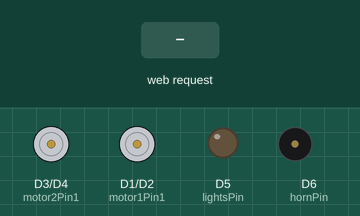
The sketch below on a simulated ESP8266 (NodeMCU). Shown: motor-driver pin pairs drawn as motors (green arrow = first pin HIGH = forward, orange = second pin HIGH = backward, longer = more drive), output pins drawn as LEDs (lit = HIGH), buzzer (waves = sounding, pin HIGH). The inputs (shaded band) are chosen by the test bench. WiFi joins after 1.5 s; servers stay silent unless stated; what the sketch prints to the serial monitor is not drawn.

Above: at 3.2 s.
3.3 s: HTTP request GET /FORWARD received
At 4.5 s:
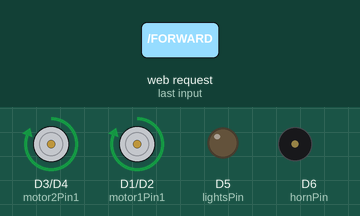
4.8 s: HTTP request GET /BACKWARD received
At 5.6 s:
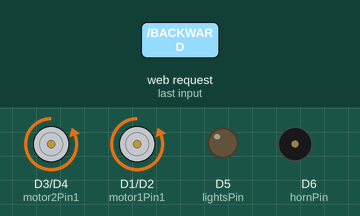
6.3 s: HTTP request GET /LEFT received
At 6.8 s:
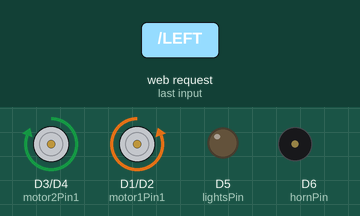
7.8 s: HTTP request GET /RIGHT received
At 9.0 s:
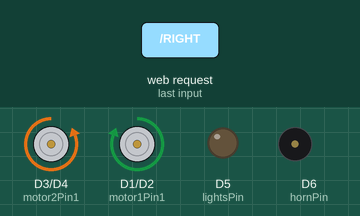
9.3 s: HTTP request GET /LIGHTS_ON received
At 10.2 s:
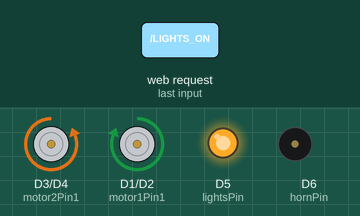
10.8 s: HTTP request GET /STOP received
At 11.4 s:
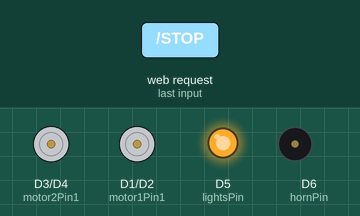
Timing chart, 0 to 13.3 s (numbered marks = the images above; inputs shaded):
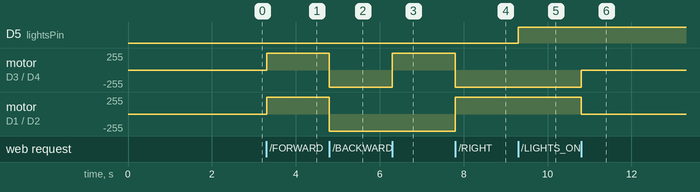

The sketch:

Esp8366_wifi_car_code.ino
```cpp
#include <ESP8266WiFi.h>
#include <Servo.h>

// WiFi credentials
const char* ssid = "Jsmakers";
const char* password = "Jsmakers15";

// Motor pins
const int motor1Pin1 = D1;
const int motor1Pin2 = D2;
const int motor2Pin1 = D3;
const int motor2Pin2 = D4;

// Lights, horn
const int lightsPin = D5;
const int hornPin = D6;

WiFiServer server(80);

Servo myServo;

bool motorRunning = false;

void setup() {
  Serial.begin(9600);

  pinMode(motor1Pin1, OUTPUT);
  pinMode(motor1Pin2, OUTPUT);
  pinMode(motor2Pin1, OUTPUT);
  pinMode(motor2Pin2, OUTPUT);
  pinMode(lightsPin, OUTPUT);
  pinMode(hornPin, OUTPUT);

  WiFi.begin(ssid, password);

  while (WiFi.status() != WL_CONNECTED) {
    delay(1000);
    Serial.println("Connecting to WiFi...");
  }
  Serial.println();
  Serial.println("Connected to WiFi");
  server.begin();
  Serial.println(WiFi.localIP());
}

void loop() {
  manualControl();
}

void manualControl() {
  WiFiClient client = server.available();

  if (client) {
    String request = client.readStringUntil('\r');
    client.flush();

    if (request.indexOf("/FORWARD") != -1) {
      moveForward();
    } else if (request.indexOf("/BACKWARD") != -1) {
      moveBackward();
    } else if (request.indexOf("/LEFT") != -1) {
      turnLeft();
    } else if (request.indexOf("/RIGHT") != -1) {
      turnRight();
    } else if (request.indexOf("/STOP") != -1) {
      stopCar();
    } else if (request.indexOf("/LIGHTS_ON") != -1) {
      lightsOn();
    } else if (request.indexOf("/LIGHTS_OFF") != -1) {
      lightsOff();
    } else if (request.indexOf("/HORN_ON") != -1) {
      hornOn();
    } else if (request.indexOf("/HORN_OFF") != -1) {
      hornOff();
    }

    client.println("HTTP/1.1 200 OK");
    client.println("Content-Type: text/html");
    client.println("");
    client.println("<!DOCTYPE HTML>");
    client.println("<html>");
    client.println("<head>");
    client.println("<title>JS MAKER'S CAR CONTROLLER</title>");
    client.println("<style>");
    client.println("body { font-family: Arial, sans-serif; text-align: center; }");
    client.println("h1 { color: #333; }");
    client.println(".button { background-color: #4CAF50; border: none; color: white; padding: 15px 32px; text-align: center; text-decoration: none; display: inline-block; font-size: 16px; margin: 4px 2px; cursor: pointer; border-radius: 12px; }");
    client.println(".button-stop { background-color: #f44336; }");
    client.println(".button-container { display: flex; justify-content: center; align-items: center; flex-wrap: wrap; max-width: 600px; margin: 0 auto; }");
    client.println(".button-container div { flex: 1; min-width: 100px; margin: 5px; }");
    client.println("</style>");
    client.println("</head>");
    client.println("<body>");
    client.println("<h1>JS MAKER'S CAR CONTROLLER</h1>");
    client.println("<div class=\"button-container\">");
    client.println("<div><a href=\"/FORWARD\" class=\"button\">Forward</a></div>");
    client.println("<div><a href=\"/BACKWARD\" class=\"button\">Backward</a></div>");
    client.println("<div><a href=\"/LEFT\" class=\"button\">Left</a></div>");
    client.println("<div><a href=\"/RIGHT\" class=\"button\">Right</a></div>");
    client.println("<div><a href=\"/STOP\" class=\"button button-stop\">Stop</a></div>");
    client.println("<div><a href=\"/LIGHTS_ON\" class=\"button\">Lights On</a></div>");
    client.println("<div><a href=\"/LIGHTS_OFF\" class=\"button\">Lights Off</a></div>");
    client.println("<div><a href=\"/HORN_ON\" class=\"button\">Horn On</a></div>");
    client.println("<div><a href=\"/HORN_OFF\" class=\"button\">Horn Off</a></div>");
    client.println("</div>");
    client.println("</body>");
    client.println("</html>");
    delay(1);
  }
}

void moveForward() {
  digitalWrite(motor1Pin1, HIGH);
  digitalWrite(motor1Pin2, LOW);
  digitalWrite(motor2Pin1, HIGH);
  digitalWrite(motor2Pin2, LOW);
}

void moveBackward() {
  digitalWrite(motor1Pin1, LOW);
  digitalWrite(motor1Pin2, HIGH);
  digitalWrite(motor2Pin1, LOW);
  digitalWrite(motor2Pin2, HIGH);
}

void turnLeft() {
  digitalWrite(motor1Pin1, LOW);
  digitalWrite(motor1Pin2, HIGH);
  digitalWrite(motor2Pin1, HIGH);
  digitalWrite(motor2Pin2, LOW);
}

void turnRight() {
  digitalWrite(motor1Pin1, HIGH);
  digitalWrite(motor1Pin2, LOW);
  digitalWrite(motor2Pin1, LOW);
  digitalWrite(motor2Pin2, HIGH);
}

void stopCar() {
  digitalWrite(motor1Pin1, LOW);
  digitalWrite(motor1Pin2, LOW);
  digitalWrite(motor2Pin1, LOW);
  digitalWrite(motor2Pin2, LOW);
}

void lightsOn() {
  digitalWrite(lightsPin, HIGH);
}

void lightsOff() {
  digitalWrite(lightsPin, LOW);
}

void hornOn() {
  digitalWrite(hornPin, HIGH);
}

void hornOff() {
  digitalWrite(hornPin, LOW);
}
```

Measured:
- after the input at 3.3 s, motor on D3 (motor2Pin1) / D4 (motor2Pin2), motor on D1 (motor1Pin1) / D2 (motor1Pin2): stopped → forward 255/255 at once
- after the input at 4.8 s, motor on D3 (motor2Pin1) / D4 (motor2Pin2), motor on D1 (motor1Pin1) / D2 (motor1Pin2): forward 255/255 → backward 255/255 at once
- after the input at 6.3 s, motor on D3 (motor2Pin1) / D4 (motor2Pin2): backward 255/255 → forward 255/255 at once
- after the input at 7.8 s, motor on D3 (motor2Pin1) / D4 (motor2Pin2): forward 255/255 → backward 255/255 at once; motor on D1 (motor1Pin1) / D2 (motor1Pin2): backward 255/255 → forward 255/255 at once
- after the input at 9.3 s, D5 (lightsPin): LOW → HIGH at once
- after the input at 10.8 s, motor on D3 (motor2Pin1) / D4 (motor2Pin2): backward 255/255 → stopped at once; motor on D1 (motor1Pin1) / D2 (motor1Pin2): forward 255/255 → stopped at once
